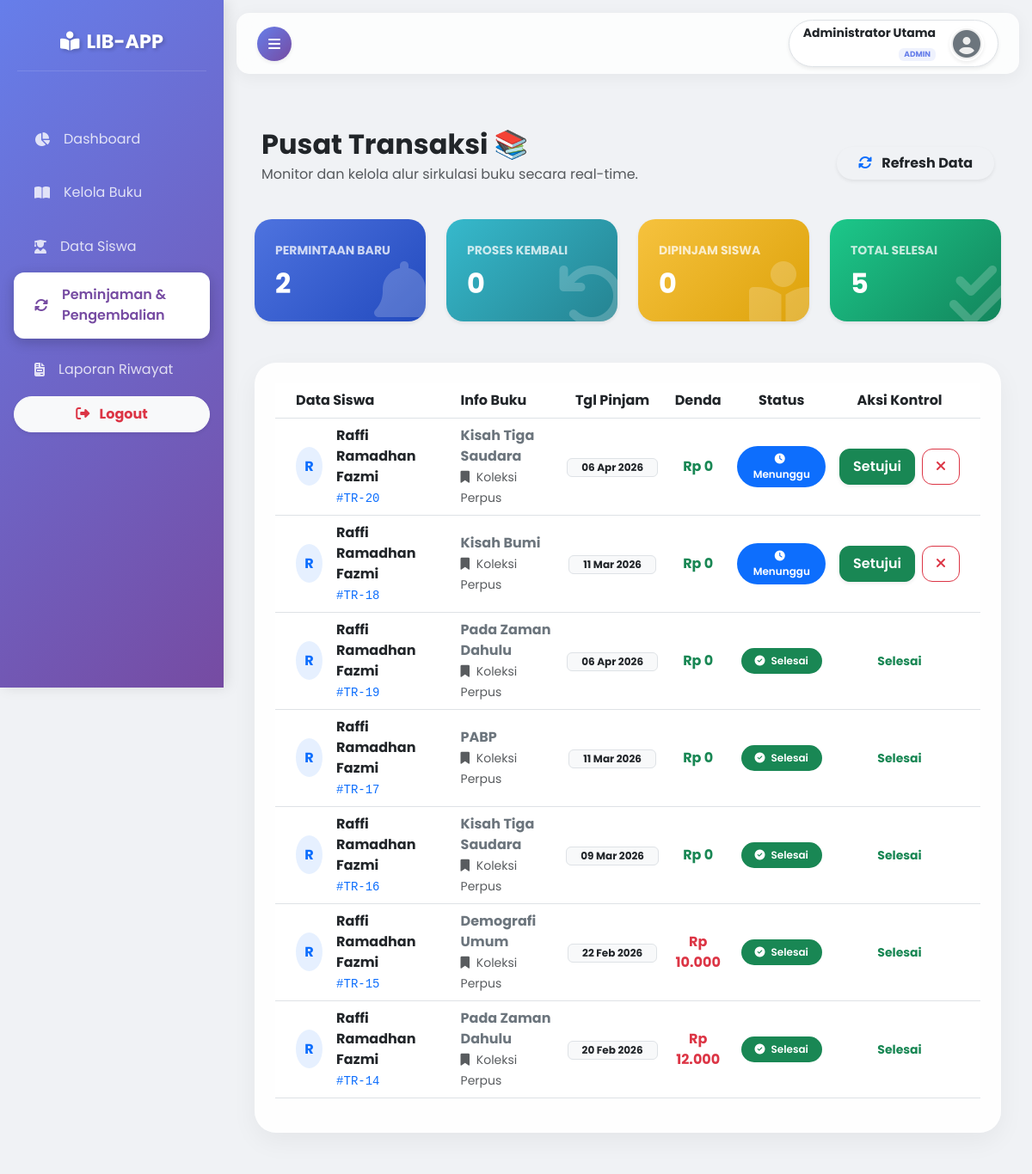
Page /views/admin/admin_transaksi.php (signed in) on the committed database.
### tables this page shows
CREATE TABLE `peminjaman` (
  `id` int NOT NULL,
  `user_id` int DEFAULT NULL,
  `buku_id` int DEFAULT NULL,
  `tanggal_pinjam` date DEFAULT NULL,
  `tanggal_kembali` date DEFAULT NULL,
  `tanggal_kembali_aktual` date DEFAULT NULL,
  `denda` int DEFAULT '0',
  `status` enum('pending','dipinjam','proses_kembali','kembali','ditolak') NOT NULL
);

CREATE TABLE `users` (
  `id` int NOT NULL,
  `username` varchar(50) NOT NULL,
  `password` varchar(255) NOT NULL,
  `nama_lengkap` varchar(100) DEFAULT NULL,
  `kelas` varchar(20) DEFAULT NULL,
  `jurusan` varchar(50) DEFAULT NULL,
  `role` enum('admin','siswa') DEFAULT 'siswa',
  `foto` varchar(255) DEFAULT 'default.png'
);

CREATE TABLE `buku` (
  `id` int NOT NULL,
  `judul` varchar(255) NOT NULL,
  `penulis` varchar(150) NOT NULL,
  `kelas_buku` varchar(50) DEFAULT NULL,
  `stok` int NOT NULL DEFAULT '0',
  `foto` varchar(255) DEFAULT 'default.png',
  `created_at` timestamp NULL DEFAULT CURRENT_TIMESTAMP
);

### core/Model.php (called while the page is built, shortened)
<?php
class Model {
    public function __construct() {
        global $conn;
        $this->db = $conn;
    }
}

### models/PerpusModel.php (called while the page is built, shortened)
<?php
class PerpusModel extends Model {
    public function hitungData($tabel, $where = "") {
        $query = "SELECT COUNT(*) as total FROM $tabel $where";
        $result = mysqli_query($this->db, $query);
        $data = mysqli_fetch_assoc($result);
        return $data['total'];
    }
}

### views/admin/admin_transaksi.php (the view, shortened to what this page needs)
<?php
require_once '../../config/database.php';
$model = new PerpusModel();
$query = "SELECT p.*, u.nama_lengkap, b.judul
          FROM peminjaman p
          JOIN users u ON p.user_id = u.id
          JOIN buku b ON p.buku_id = b.id
          ORDER BY FIELD(p.status, 'pending', 'proses_kembali', 'dipinjam', 'kembali', 'ditolak') ASC, p.id DESC";
$transaksi = mysqli_query($conn, $query);
include '../layout/header.php';
?>
<div class="container-fluid py-4 main-content">
    <div class="d-flex justify-content-between align-items-center mb-4 px-2">
        <div>
            <h2 class="fw-bold text-dark mb-1">Pusat Transaksi 📚</h2>
            <p class="text-muted">Monitor dan kelola alur sirkulasi buku secara real-time.</p>
        </div>
        <button onclick="window.location.reload()" class="btn btn-white shadow-sm rounded-pill px-4 fw-bold">
            <i class="fas fa-sync-alt me-2 text-primary"></i> Refresh Data
        </button>
    </div>
    <div class="row g-4 mb-5">
        <div class="col-md-3">
            <div class="card-gradient p-4 h-100 shadow-sm" style="background: var(--primary-grad);">
                <i class="fas fa-bell"></i>
                <small class="opacity-75 fw-bold">PERMINTAAN BARU</small>
                <h2 class="fw-bold mt-2 mb-0"><?= $model->hitungData('peminjaman', "WHERE status='pending'"); ?></h2>
            </div>
        </div>
        <div class="col-md-3">
            <div class="card-gradient p-4 h-100 shadow-sm" style="background: var(--info-grad);">
                <i class="fas fa-undo"></i>
                <small class="opacity-75 fw-bold">PROSES KEMBALI</small>
                <h2 class="fw-bold mt-2 mb-0"><?= $model->hitungData('peminjaman', "WHERE status='proses_kembali'"); ?></h2>
            </div>
        </div>
        <div class="col-md-3">
            <div class="card-gradient p-4 h-100 shadow-sm" style="background: var(--warning-grad);">
                <i class="fas fa-book-reader"></i>
                <small class="opacity-75 fw-bold">DIPINJAM SISWA</small>
                <h2 class="fw-bold mt-2 mb-0"><?= $model->hitungData('peminjaman', "WHERE status='dipinjam'"); ?></h2>
            </div>
        </div>
        <div class="col-md-3">
            <div class="card-gradient p-4 h-100 shadow-sm" style="background: var(--success-grad);">
                <i class="fas fa-check-double"></i>
                <small class="opacity-75 fw-bold">TOTAL SELESAI</small>
                <h2 class="fw-bold mt-2 mb-0"><?= $model->hitungData('peminjaman', "WHERE status='kembali'"); ?></h2>
            </div>
        </div>
    </div>
    <div class="glass-card p-4 border-0">
        <div class="table-responsive">
            <table class="table align-middle">
                <thead>
                    <tr>
                        <th class="ps-4">Data Siswa</th>
                        <th>Info Buku</th>
                        <th class="text-center">Tgl Pinjam</th>
                        <th class="text-center">Denda</th>
                        <th class="text-center">Status</th>
                        <th class="text-center pe-4">Aksi Kontrol</th>
                    </tr>
                </thead>
                <tbody>
                    <?php if(mysqli_num_rows($transaksi) > 0) : ?>
                        <?php while($row = mysqli_fetch_assoc($transaksi)) : ?>
                        <tr class="tr-modern">
                            <td class="ps-4">
                                <div class="d-flex align-items-center">
                                    <div class="bg-primary bg-opacity-10 text-primary rounded-circle d-flex align-items-center justify-content-center me-3" style="width: 45px; height: 45px; font-weight: bold;">
                                        <?= strtoupper(substr($row['nama_lengkap'], 0, 1)); ?>
                                    </div>
                                    <div>
                                        <div class="fw-bold text-dark mb-0"><?= $row['nama_lengkap']; ?></div>
                                        <code class="small text-primary">#TR-<?= $row['id']; ?></code>
                                    </div>
                                </div>
                            </td>
                            <td>
                                <div class="fw-bold text-secondary"><?= $row['judul']; ?></div>
                                <small class="text-muted"><i class="fas fa-bookmark me-1"></i> Koleksi Perpus</small>
                            </td>
                            <td class="text-center">
                                <span class="badge bg-light text-dark border px-3"><?= date('d M Y', strtotime($row['tanggal_pinjam'])); ?></span>
                            </td>
                            <td class="text-center">
                                <span class="fw-bold <?= ($row['denda'] > 0) ? 'text-danger' : 'text-success'; ?>">
                                    Rp <?= number_format($row['denda'], 0, ',', '.'); ?>
                                </span>
                            </td>
                            <td class="text-center">
                                <?php
                                    $status_config = [
                                        'pending' => ['bg-primary text-white', 'Menunggu', 'fa-clock'],
                                        'dipinjam' => ['bg-warning text-dark', 'Aktif', 'fa-book'],
                                        'proses_kembali' => ['bg-info text-white', 'Verif Kembali', 'fa-redo'],
                                        'kembali' => ['bg-success text-white', 'Selesai', 'fa-check-circle'],
                                        'ditolak' => ['bg-danger text-white', 'Ditolak', 'fa-times-circle']
                                    ];
                                    $conf = $status_config[$row['status']];
                                ?>
                                <span class="badge-pill-custom <?= $conf[0]; ?>">
                                    <i class="fas <?= $conf[2]; ?> me-1"></i> <?= $conf[1]; ?>
                                </span>
                            </td>
                            <td class="text-center pe-4">
                                <?php if($row['status'] == 'pending') : ?>
                                    <div class="d-flex gap-2 justify-content-center">
                                        <a href="?aksi=setujui&id=<?= $row['id']; ?>" class="btn btn-success btn-action shadow-sm" onclick="return confirm('Setujui peminjaman ini?')">Setujui</a>
                                        <a href="?aksi=tolak&id=<?= $row['id']; ?>" class="btn btn-outline-danger btn-action" onclick="return confirm('Tolak peminjaman ini?')"><i class="fas fa-times"></i></a>
                                    </div>
                                <?php elseif($row['status'] == 'proses_kembali') : ?>
                                    <a href="?aksi=terima&id=<?= $row['id']; ?>" class="btn btn-info btn-action text-white shadow-sm px-4" onclick="return confirm('Apakah buku sudah diterima dalam keadaan baik?')">
                                        Terima Buku <i class="fas fa-check ms-1"></i>
                                    </a>
                                <?php elseif($row['status'] == 'dipinjam') : ?>
                                    <span class="text-muted small">Sedang Dipinjam</span>
                                <?php elseif($row['status'] == 'kembali') : ?>
                                    <span class="text-success small fw-bold">Selesai</span>
                                <?php else : ?>
                                    <span class="text-danger small">Dibatalkan</span>
                                <?php endif; ?>
                            </td>
                        </tr>
                        <?php endwhile; ?>
                    <?php else : ?>
                        <tr><td colspan="6" class="text-center py-5">
                            <p class="text-muted mt-3">Tidak ada transaksi yang ditemukan.</p>
                        </td></tr>
                    <?php endif; ?>
                </tbody>
            </table>
        </div>
    </div>
</div>
<?php include '../layout/footer.php'; ?>

### assets/css/style.css (style rules this page uses)
body { font-family: 'Poppins', sans-serif; background-color: #f8f9fa; color: #333; }

### views/layout/header.php (style rules this page uses)
:root { --bg-gradient: linear-gradient(135deg, #667eea 0%, #764ba2 100%); --sidebar-width: 260px; --glass-bg: rgba(255, 255, 255, 0.15); --transition-speed: 0.4s; }
body { font-family: 'Poppins', sans-serif; background-color: #f0f2f5; overflow-x: hidden; }
.container-fluid { animation: fadeInPage 0.8s ease-in-out; }

### views/admin/admin_transaksi.php (style rules this page uses)
:root { --glass-bg: rgba(255, 255, 255, 0.9); --primary-grad: linear-gradient(135deg, #4e73df 0%, #224abe 100%); --danger-grad: linear-gradient(135deg, #e74a3b 0%, #be2617 100%); --success-grad: linear-gradient(135deg, #1cc88a 0%, #13855c 100%); --warning-grad: linear-gradient(135deg, #f6c23e 0%, #dda20a 100%); --info-grad: linear-gradient(135deg, #36b9cc 0%, #258391 100%); }
.main-content { background: #f0f2f5; min-height: 100vh; }
.card-gradient { border: none; border-radius: 20px; color: white; transition: all 0.4s cubic-bezier(0.175, 0.885, 0.32, 1.275); overflow: hidden; position: relative; }
.card-gradient i { position: absolute; right: -10px; bottom: -10px; font-size: 5rem; opacity: 0.2; }
.glass-card { background: var(--glass-bg); backdrop-filter: blur(10px); border-radius: 25px; border: 1px solid rgba(255,255,255,0.3); box-shadow: 0 10px 30px rgba(0,0,0,0.05); }
.tr-modern { transition: 0.3s; }
.badge-pill-custom { padding: 6px 16px; border-radius: 50px; font-weight: 600; font-size: 0.75rem; display: inline-block; }
.btn-action { border-radius: 12px; padding: 8px 15px; font-weight: 600; transition: 0.3s; }

### rows in the picture
peminjaman: user.nama_lengkap "R", user.nama_lengkap "Raffi Ramadhan Fazmi", id "20", buku.judul "Kisah Tiga Saudara", tanggal_pinjam "06 Apr 2026", denda "0", status "Menunggu"
peminjaman: user.nama_lengkap "R", user.nama_lengkap "Raffi Ramadhan Fazmi", id "18", buku.judul "Kisah Bumi", tanggal_pinjam "11 Mar 2026", denda "0", status "Menunggu"
peminjaman: user.nama_lengkap "R", user.nama_lengkap "Raffi Ramadhan Fazmi", id "19", buku.judul "Pada Zaman Dahulu", tanggal_pinjam "06 Apr 2026", denda "0", status "Selesai"
peminjaman: user.nama_lengkap "R", user.nama_lengkap "Raffi Ramadhan Fazmi", id "17", buku.judul "PABP", tanggal_pinjam "11 Mar 2026", denda "0", status "Selesai"
peminjaman: user.nama_lengkap "R", user.nama_lengkap "Raffi Ramadhan Fazmi", id "16", buku.judul "Kisah Tiga Saudara", tanggal_pinjam "09 Mar 2026", denda "0", status "Selesai"
peminjaman: user.nama_lengkap "R", user.nama_lengkap "Raffi Ramadhan Fazmi", id "15", buku.judul "Demografi Umum", tanggal_pinjam "22 Feb 2026", denda "10.000", status "Selesai"
peminjaman: user.nama_lengkap "R", user.nama_lengkap "Raffi Ramadhan Fazmi", id "14", buku.judul "Pada Zaman Dahulu", tanggal_pinjam "20 Feb 2026", denda "12.000", status "Selesai"

### other values in the picture
$_SESSION['nama_lengkap'] "Administrator Utama"
$_SESSION['role'] "ADMIN"
$model->hitungData('peminjaman', "WHERE status='pending'") "2"
$model->hitungData('peminjaman', "WHERE status='proses_kembali'") "0"
$model->hitungData('peminjaman', "WHERE status='dipinjam'") "0"
$model->hitungData('peminjaman', "WHERE status='kembali'") "5"
